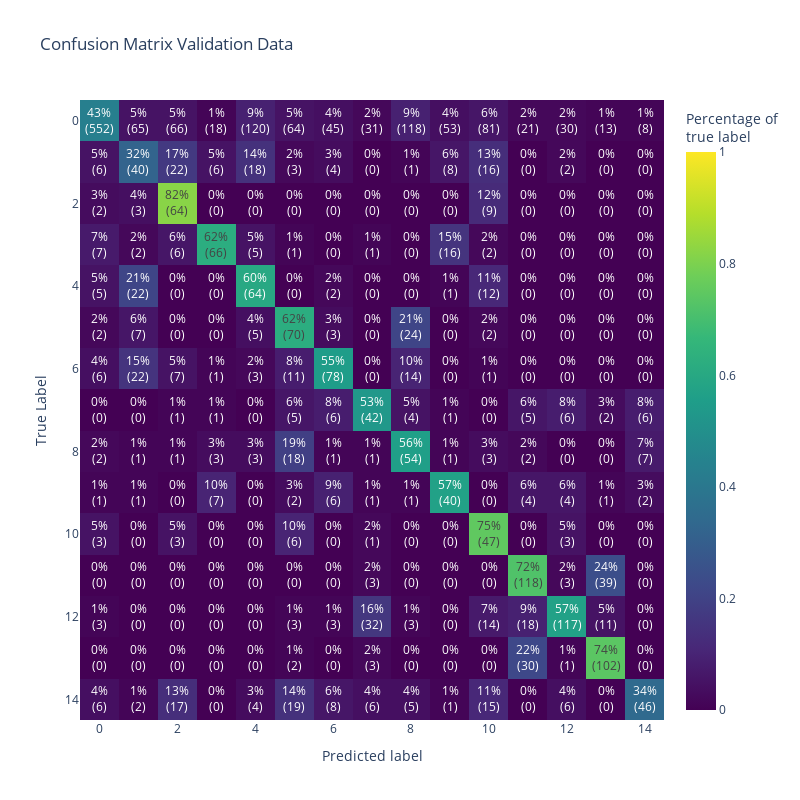
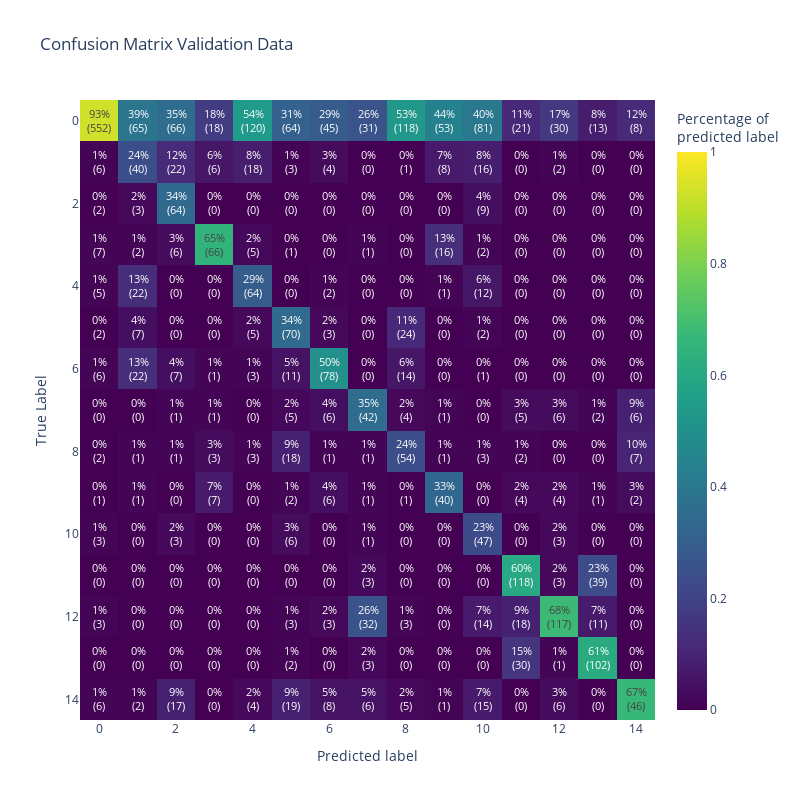

These figures' notebook cell, in order:
### Code cell
plot_CM(foldsprocessors[1].window_sets_processed['valid']['Y'], Y_hat_valid, 'Confusion Matrix Validation Data', percentagereference='recall')
plot_CM(foldsprocessors[1].window_sets_processed['valid']['Y'], Y_hat_valid, 'Confusion Matrix Validation Data', percentagereference='precision')

### Figure 1 — Plotly figure (JSON) as saved in the notebook; plotly's stock layout.template omitted (floating-point values rounded to 4 significant figures; data arrays with more than 128 entries replaced by an {"elided": "..."} marker saying what was removed)
{"data": [{"colorbar": {"title": {"text": "Percentage of<br>true label"}}, "colorscale": [[0, "#440154"], [0.1111, "#482878"], [0.2222, "#3e4989"], [0.3333, "#31688e"], [0.4444, "#26828e"], [0.5556, "#1f9e89"], [0.6667, "#35b779"], [0.7778, "#6ece58"], [0.8889, "#b5de2b"], [1, "#fde725"]], "text": {"elided": "15x15 int values"}, "texttemplate": "%{z:.0%}<br>(%{text:d})", "type": "heatmap", "x": [0, 1, 2, 3, 4, 5, 6, 7, 8, 9, 10, 11, 12, 13, 14], "y": [0, 1, 2, 3, 4, 5, 6, 7, 8, 9, 10, 11, 12, 13, 14], "z": {"elided": "15x15 float values"}, "zmax": 1, "zmin": 0}], "layout": {"autosize": false, "height": 800, "title": {"text": "Confusion Matrix Validation Data"}, "width": 800, "xaxis": {"title": {"text": "Predicted label"}}, "yaxis": {"autorange": "reversed", "title": {"text": "True Label"}}}}

### Figure 2 — Plotly figure (JSON) as saved in the notebook; plotly's stock layout.template omitted (floating-point values rounded to 4 significant figures; data arrays with more than 128 entries replaced by an {"elided": "..."} marker saying what was removed)
{"data": [{"colorbar": {"title": {"text": "Percentage of<br>predicted label"}}, "colorscale": [[0, "#440154"], [0.1111, "#482878"], [0.2222, "#3e4989"], [0.3333, "#31688e"], [0.4444, "#26828e"], [0.5556, "#1f9e89"], [0.6667, "#35b779"], [0.7778, "#6ece58"], [0.8889, "#b5de2b"], [1, "#fde725"]], "text": {"elided": "15x15 int values"}, "texttemplate": "%{z:.0%}<br>(%{text:d})", "type": "heatmap", "x": [0, 1, 2, 3, 4, 5, 6, 7, 8, 9, 10, 11, 12, 13, 14], "y": [0, 1, 2, 3, 4, 5, 6, 7, 8, 9, 10, 11, 12, 13, 14], "z": {"elided": "15x15 float values"}, "zmax": 1, "zmin": 0}], "layout": {"autosize": false, "height": 800, "title": {"text": "Confusion Matrix Validation Data"}, "width": 800, "xaxis": {"title": {"text": "Predicted label"}}, "yaxis": {"autorange": "reversed", "title": {"text": "True Label"}}}}
